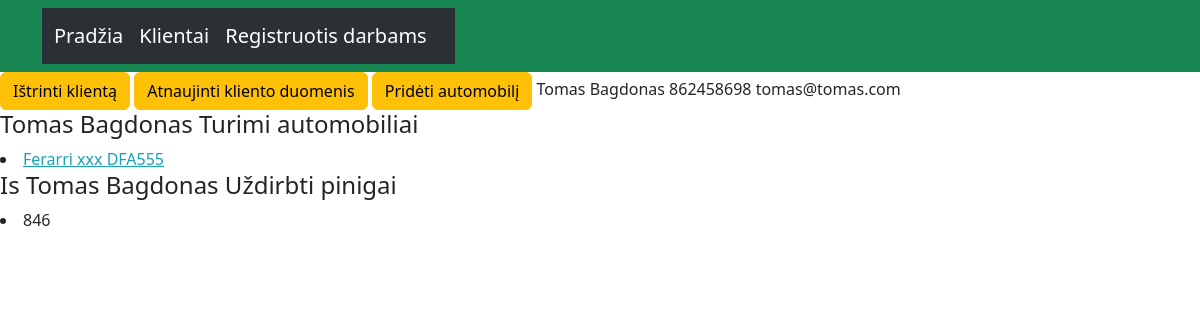
The page /service/customers/1 (signed in) on the database its author committed.
### service/models.py (models this page shows, shortened)
class BaseModel(models.Model):
    objects = models.Model
    DoesNotExist = models.Model
    class Meta:
        abstract = True

class Customer(BaseModel):
    name = models.CharField(max_length=20, blank=False)
    last_name = models.CharField(max_length=20, blank=False)
    phone_number = models.IntegerField(blank=False)
    email_address = models.EmailField(blank=True)

class Car(BaseModel):
    car = models.CharField(max_length=20, blank=False)
    pub_date = models.DateTimeField(default=now)
    model = models.CharField(max_length=20, blank=False)
    color = models.CharField(max_length=10, blank=False)
    license_plate = models.CharField(max_length=8, blank=False)
    customer = models.ForeignKey(Customer, on_delete=models.CASCADE)
    def __str__(self):
        return f'{self.car} {self.model}'

### service/views.py (the view)
# urls.py: path("customers/<int:customer_id>", get_customer, name="customer"),
@login_required
def get_customer(request, customer_id):
    customer = Customer.objects.get(pk=customer_id)
    cars = Car.objects.filter(customer=customer)
    money = Event.objects.filter(customer=customer)
    money = sum(m.received_money for m in money)
    context = {
        'customer': customer,
        'cars': cars,
        'money': money,
    }
    return render(request, 'service/customer.html', context)

### service/templates/service/customer.html (shortened to what this page needs)
{% extends 'base.html' %}
{% block content %}
    <a class="btn btn-warning" href="{% url 'service:delete_customer' customer.id %}" role="button">Ištrinti klientą</a>
    <a class="btn btn-warning" href="{% url 'service:update_customer' customer.id %}" role="button">Atnaujinti kliento duomenis</a>
    <a class="btn btn-warning" href="{% url 'service:add_car' customer.id %}" role="button">Pridėti automobilį</a>
    <tr>
      <td>{{ customer.name }}</td>
      <td>{{ customer.last_name }}</td>
      <td>{{ customer.phone_number }}</td>
      <td>{{ customer.email_address }}</td>
    </tr>
        <form action="" method="post">
            <h4>{{ customer.name }} {{ customer.last_name }} Turimi automobiliai</h4>
    {% for car in cars %}
        <li><a href="{% url 'service:customer' customer.id %}">{{ car }} {{ car.license_plate }}</a></li>
    {% endfor %}
            <h4>Is {{ customer.name }} {{ customer.last_name }} Uždirbti pinigai</h4>
        <li><a>{{ money }}</a></li>
        </form>
{% endblock %}

### static/poliravimas/calendar.css (style rules this page uses)
body { background: whiyeWWWAAAAA; }
a { color: #17a2b8; }

### rows shown on the page
Customer: name "Tomas", last_name "Bagdonas", phone_number "862458698", email_address "tomas@tomas.com"
Car: car+model "Ferarri xxx", license_plate "DFA555"

### other values the page prints
{{ money }} "846"
